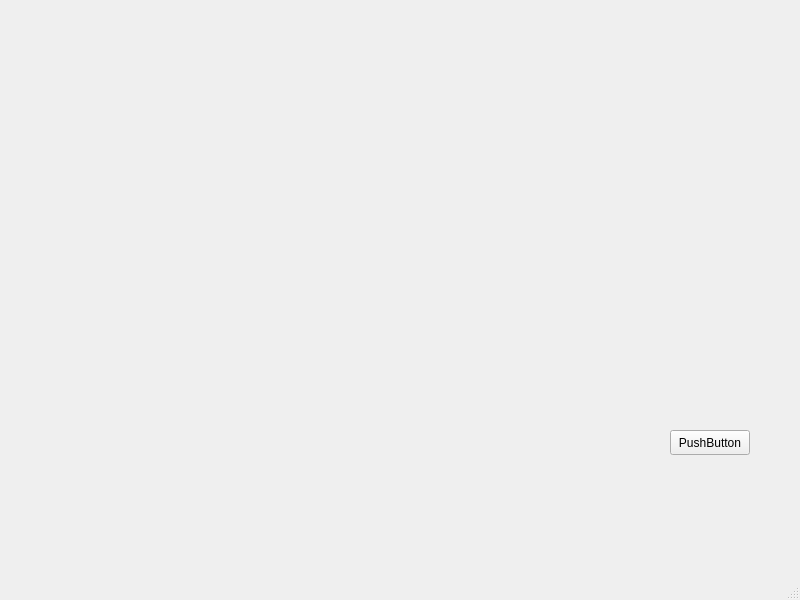
<?xml version="1.0" encoding="UTF-8"?>
<ui version="4.0">
 <class>MainWindow</class>
 <widget class="QMainWindow" name="MainWindow">
  <property name="geometry">
   <rect>
    <x>0</x>
    <y>0</y>
    <width>800</width>
    <height>600</height>
   </rect>
  </property>
  <property name="windowTitle">
   <string>MainWindow</string>
  </property>
  <widget class="QWidget" name="centralwidget">
   <widget class="QPushButton" name="pushButton">
    <property name="geometry">
     <rect>
      <x>670</x>
      <y>430</y>
      <width>80</width>
      <height>25</height>
     </rect>
    </property>
    <property name="text">
     <string>PushButton</string>
    </property>
   </widget>
  </widget>
  <widget class="QMenuBar" name="menubar">
   <property name="geometry">
    <rect>
     <x>0</x>
     <y>0</y>
     <width>800</width>
     <height>25</height>
    </rect>
   </property>
  </widget>
  <widget class="QStatusBar" name="statusbar"/>
 </widget>
 <resources/>
 <connections/>
</ui>
